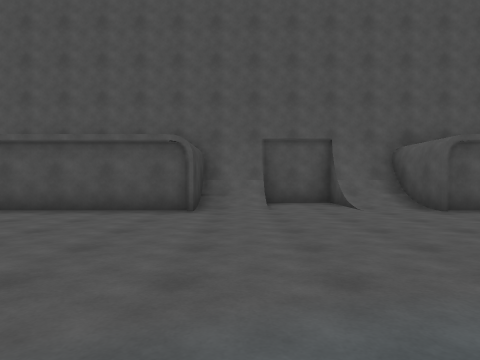
View 1 (above)

23 first-person views from a walk through a scene from a Unity 3-D project. The camera is 1.2 m above the floor, looks level and sees 70° across. The floor is counted in squares, 2 m on a side. Each view is taken from the middle of a square. On the plan, view 1 faces up. The plan holds only what a view shows up to about 10 squares ahead; the rest is blank. The place goes on beyond the plan.

View 2
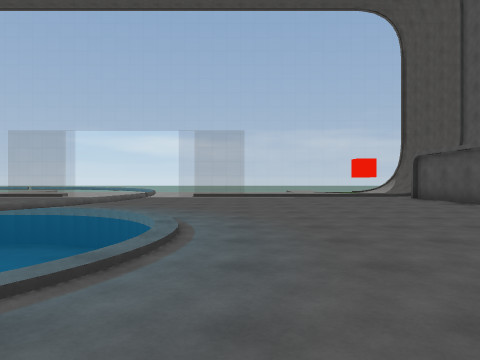

View 3
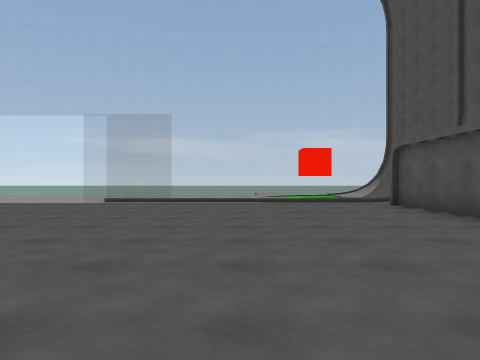

View 4
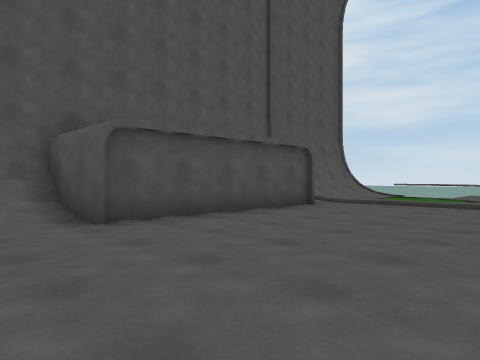

View 5
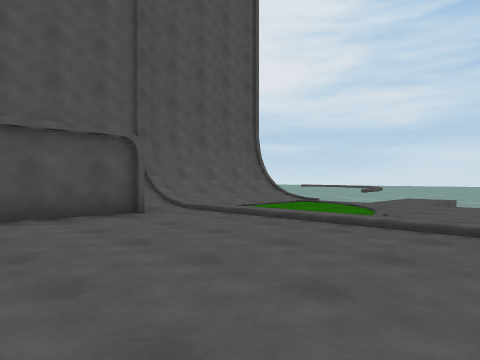

View 6
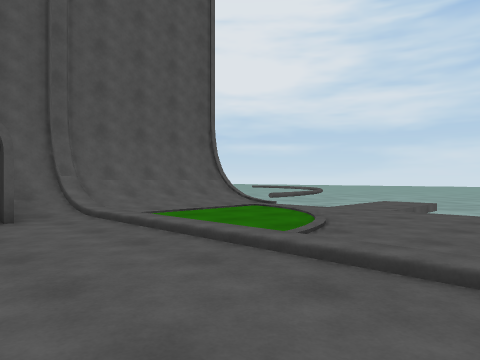

View 7
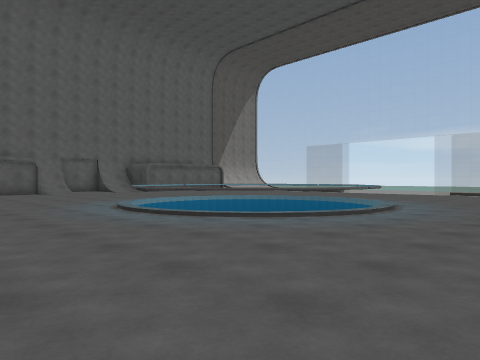

View 8
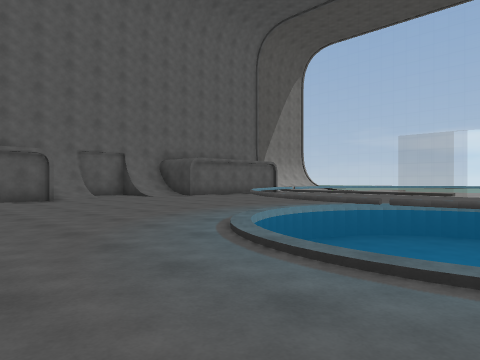

View 9
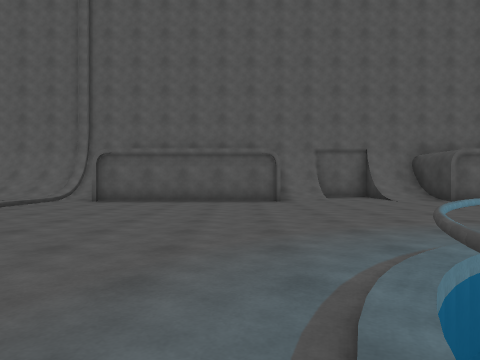

View 10
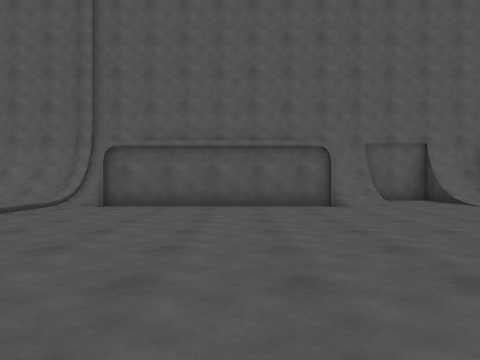

View 11
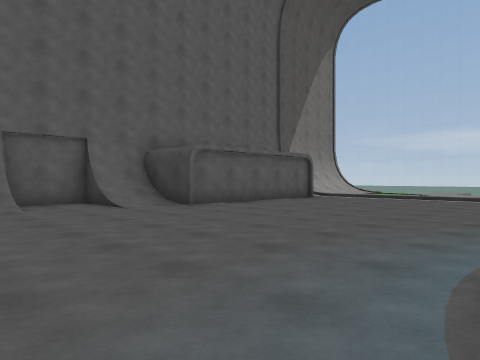

View 12
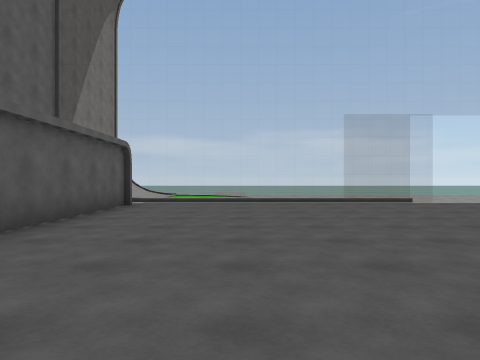

View 13
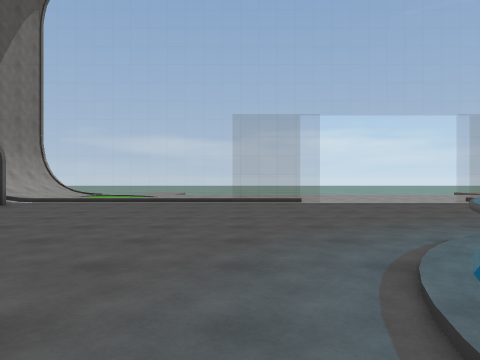

View 14
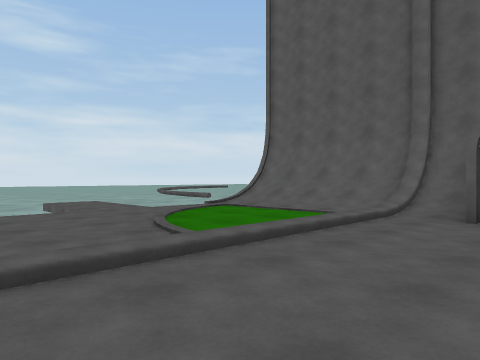

View 15
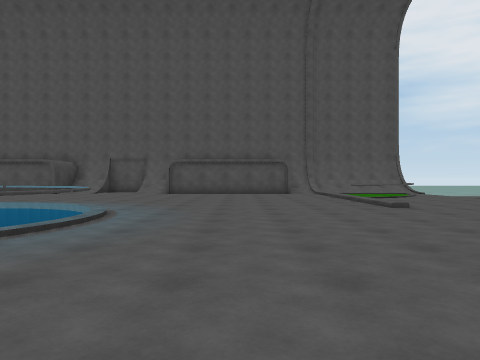

View 16
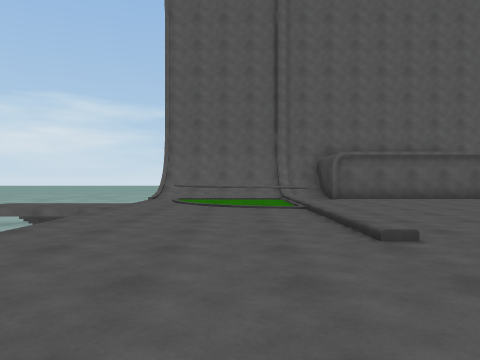

View 17
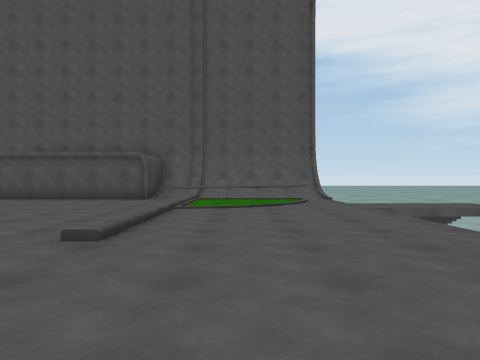

View 18
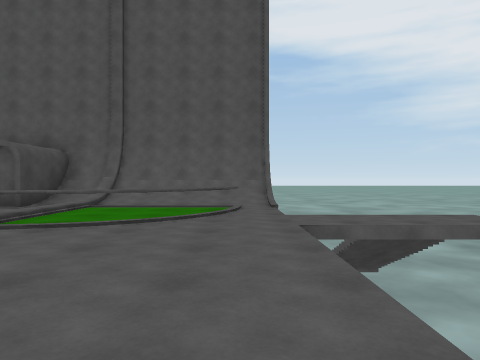

View 19
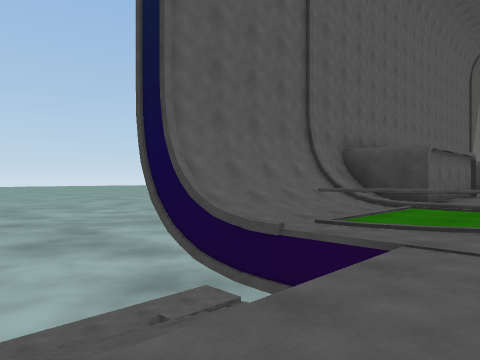

View 20
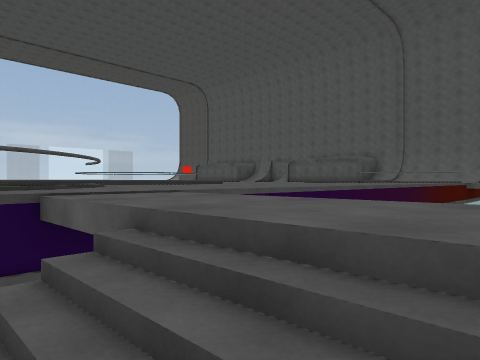

View 21
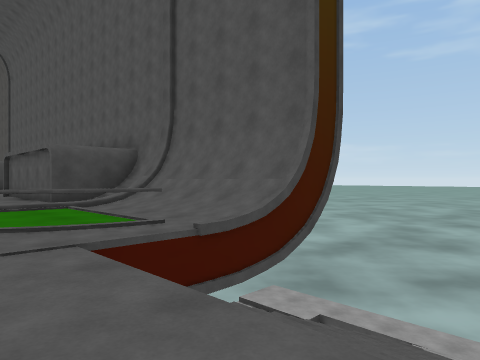

View 22
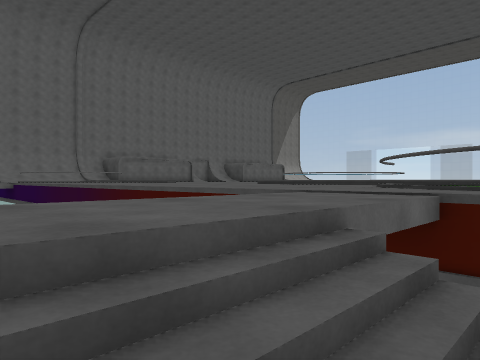

View 23
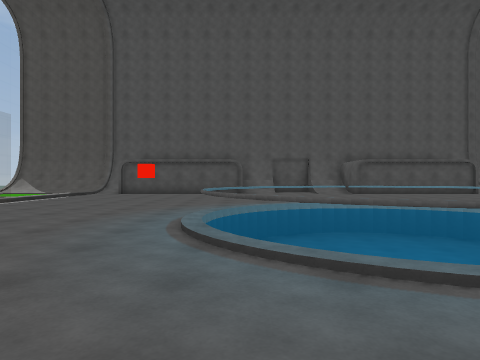

### Floor plan
Key: @ floor where view 1 was taken; # wall or solid block; . main floor; - floor 4 m lower than the main floor; / step, stairs or slope; = window, fence, low wall or low ledge; v drop or lower ground; C cube.
Columns run from 8 left of view 1 to 18 right of it. Each row starts with its distance up from view 1.
 10                        ---
  9        ######    ####  vv//
  8        #/../#    #==   vv//
  7  =######....######....=vv//
  6 .=...................#=vv//
  5 .=...................==..//
  4 .=..C..............#==.....
  3 .=.................==..v
  2 .=.....................v
  1 .=.....................v
  0 .=......@==/...........v
 -1 .=.....=/  /=..........v
 -2 .......#    #..........v
 -3 .......#    #..........v
 -4 .......#    #..........v
 -5 .=.....=#  #=..........v
 -6 .=....../==/...........v
 -7 .=.....................v
 -8 .=.....................v
 -9 .=.................=...v
-10 .=.................##=.....
-11 .=...................==..//
-12 .=...................#=vv//
-13 .=######....######....=vv/
-14        #/../     #==   vv/
-15        #####     ####= vv/
-16                      -----

Positions as (right, up) in squares from view 1, and headings:
1: (0, 0), facing up
2: (5, 1), facing left
3: (2, 3), facing left
4: (2, 2), facing up-right
5: (6, 1), facing up-right
6: (8, 1), facing up-right
7: (8, 3), facing down-left
8: (7, -2), facing down-left
9: (5, -3), facing down
10: (6, -5), facing down
11: (4, -6), facing down-left
12: (2, -10), facing left
13: (2, -7), facing left
14: (8, -7), facing down-right
15: (7, -8), facing up
16: (12, -2), facing down
17: (12, -4), facing up
18: (14, -1), facing up
19: (18, -10), facing down-left
20: (18, -12), facing up-left
21: (18, 4), facing up-left
22: (18, 6), facing down-left
23: (-1, -8), facing up
